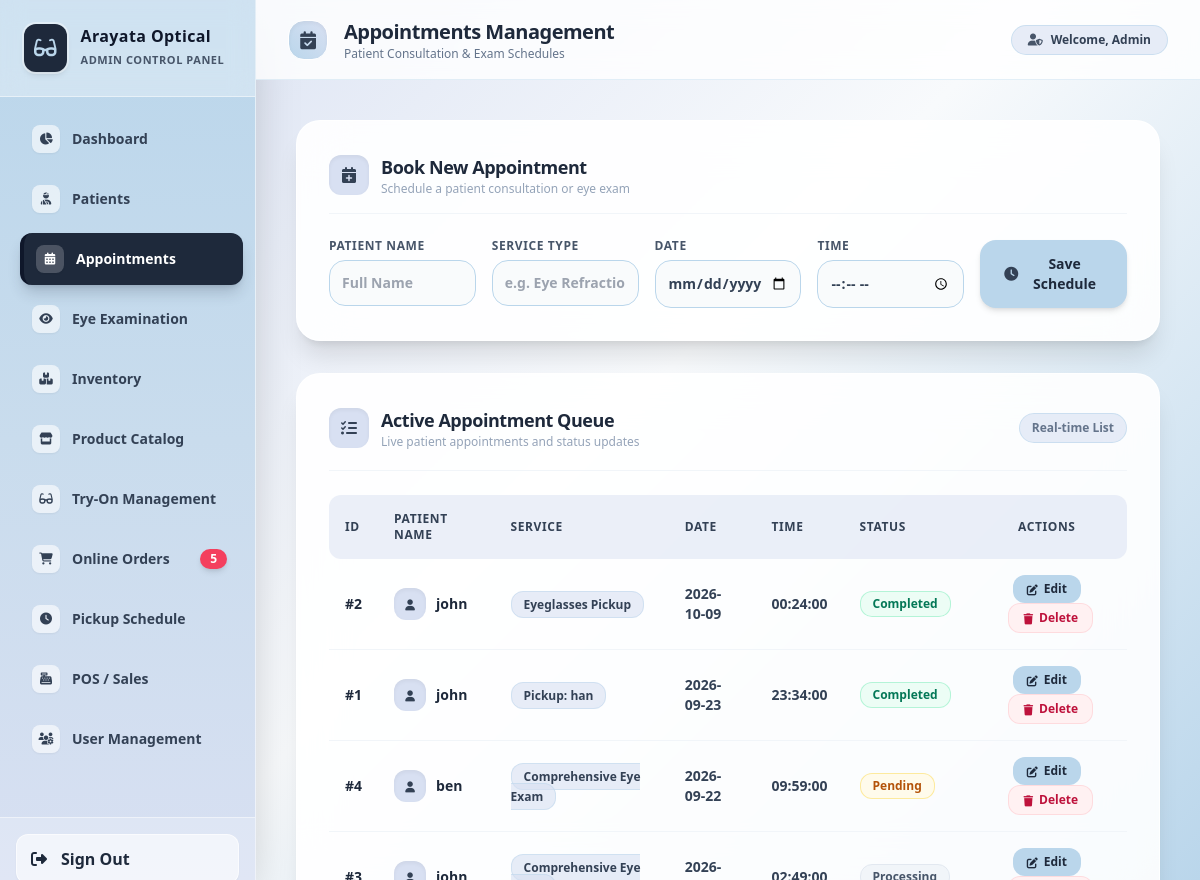
The page /arayata-system/appointments.php on the database its author committed.
### tables this page shows
CREATE TABLE `appointments` (
  `id` int(11) NOT NULL,
  `patient_name` varchar(100) DEFAULT NULL,
  `service_type` varchar(100) DEFAULT NULL,
  `appointment_date` date DEFAULT NULL,
  `appointment_time` time DEFAULT NULL,
  `status` enum('Pending','Completed','Processing') DEFAULT 'Pending'
);

### arayata-system/appointments.php (the view, shortened to what this page needs)
<?php
include 'db.php';
?>
<!DOCTYPE html>
<html lang="en">
<head>
    <script src="https://cdn.tailwindcss.com"></script>
    <link rel="stylesheet" href="https://cdnjs.cloudflare.com/ajax/libs/font-awesome/6.4.0/css/all.min.css">
</head>
<body class="font-sans flex h-screen overflow-hidden text-slate-700 antialiased">
<?php
if (file_exists('sidebar.php')) {
    include 'sidebar.php';
}
?>
<div class="flex-1 flex flex-col overflow-hidden">
    <header class="bg-white/80 backdrop-blur-md border-b border-[#BAD6EB]/40 h-20 flex items-center justify-between px-8 shadow-xs z-10">
        <div class="flex items-center space-x-4">
            <div class="w-10 h-10 rounded-2xl bg-gradient-to-tr from-[#BAD6EB] to-[#D8E0F2] flex items-center justify-center text-slate-700 font-bold shadow-inner border border-white">
                <i class="fa-solid fa-calendar-check text-lg"></i>
            </div>
            <div>
                <h2 class="text-xl font-black text-slate-800 tracking-tight">Appointments Management</h2>
                <p class="text-xs text-slate-500">Patient Consultation & Exam Schedules</p>
            </div>
        </div>
        <div class="hidden sm:flex items-center space-x-2 px-4 py-1.5 rounded-full bg-[#D8E0F2]/60 border border-[#BAD6EB]/60 text-xs font-bold text-slate-700 shadow-xs">
            <i class="fa-solid fa-user-shield text-slate-600"></i>
            <span>Welcome, <?php echo htmlspecialchars($_SESSION['name'] ?? 'Admin'); ?></span>
        </div>
    </header>
    <main class="flex-1 overflow-y-auto p-6 md:p-10 space-y-8">
        <div class="relative bg-white/90 backdrop-blur-xl p-8 rounded-3xl shadow-xl border border-white/80 transition-all duration-300 hover:shadow-[0_20px_50px_rgba(186,214,235,0.3)]">
            <div class="flex items-center space-x-3 mb-6 pb-4 border-b border-slate-100">
                <div class="w-10 h-10 rounded-xl bg-[#D8E0F2] flex items-center justify-center text-slate-700 shadow-inner">
                    <i class="fa-solid fa-calendar-plus text-base"></i>
                </div>
                <div>
                    <h3 class="font-black text-slate-800 text-lg tracking-tight">Book New Appointment</h3>
                    <p class="text-xs text-slate-400">Schedule a patient consultation or eye exam</p>
                </div>
            </div>
            <form method="POST" class="grid grid-cols-1 md:grid-cols-5 gap-4">
                <div class="flex flex-col space-y-1.5">
                    <label class="text-xs font-extrabold text-slate-600 uppercase tracking-wider">Patient Name</label>
                    <input type="text" name="patient_name" placeholder="Full Name" required class="w-full bg-slate-50/80 border border-[#BAD6EB] p-3 rounded-2xl text-sm font-semibold focus:outline-none focus:ring-2 focus:ring-[#BAD6EB] transition shadow-xs">
                </div>
                <div class="flex flex-col space-y-1.5">
                    <label class="text-xs font-extrabold text-slate-600 uppercase tracking-wider">Service Type</label>
                    <input type="text" name="service_type" placeholder="e.g. Eye Refraction" required class="w-full bg-slate-50/80 border border-[#BAD6EB] p-3 rounded-2xl text-sm font-semibold focus:outline-none focus:ring-2 focus:ring-[#BAD6EB] transition shadow-xs">
                </div>
                <div class="flex flex-col space-y-1.5">
                    <label class="text-xs font-extrabold text-slate-600 uppercase tracking-wider">Date</label>
                    <input type="date" name="appointment_date" required class="w-full bg-slate-50/80 border border-[#BAD6EB] p-3 rounded-2xl text-sm font-semibold focus:outline-none focus:ring-2 focus:ring-[#BAD6EB] transition shadow-xs">
                </div>
                <div class="flex flex-col space-y-1.5">
                    <label class="text-xs font-extrabold text-slate-600 uppercase tracking-wider">Time</label>
                    <input type="time" name="appointment_time" required class="w-full bg-slate-50/80 border border-[#BAD6EB] p-3 rounded-2xl text-sm font-semibold focus:outline-none focus:ring-2 focus:ring-[#BAD6EB] transition shadow-xs">
                </div>
                <div class="flex flex-col justify-end">
                    <button type="submit" name="add_appt" class="w-full group relative inline-flex items-center justify-center px-6 py-3.5 text-sm font-black text-slate-800 bg-[#BAD6EB] hover:bg-[#a4c5de] active:bg-[#90b6d7] rounded-2xl shadow-md hover:shadow-lg transition-all duration-200 ease-in-out focus:outline-none focus:ring-4 focus:ring-[#BAD6EB]/50 cursor-pointer">
                        <i class="fa-solid fa-clock text-slate-700 mr-2 group-hover:scale-110 transition-transform"></i>
                        <span>Save Schedule</span>
                    </button>
                </div>
            </form>
        </div>
        <div class="bg-white/90 backdrop-blur-xl rounded-3xl shadow-xl border border-white/80 p-8 transition-all duration-300">
            <div class="flex items-center justify-between pb-5 mb-6 border-b border-slate-100">
                <div class="flex items-center space-x-3">
                    <div class="w-10 h-10 rounded-xl bg-[#D8E0F2] flex items-center justify-center text-slate-700 shadow-inner">
                        <i class="fa-solid fa-list-check text-base"></i>
                    </div>
                    <div>
                        <h3 class="font-black text-slate-800 text-lg tracking-tight">Active Appointment Queue</h3>
                        <p class="text-xs text-slate-400">Live patient appointments and status updates</p>
                    </div>
                </div>
                <span class="text-xs font-bold text-slate-500 bg-[#D8E0F2]/60 px-3 py-1.5 rounded-full border border-[#BAD6EB]/60">Real-time List</span>
            </div>
            <div class="overflow-x-auto">
                <table class="w-full text-left border-collapse text-sm">
                    <thead>
                        <tr class="bg-[#D8E0F2]/50 text-slate-700 text-xs font-extrabold uppercase tracking-wider rounded-xl">
                            <th class="p-4 rounded-l-xl">ID</th>
                            <th class="p-4">Patient Name</th>
                            <th class="p-4">Service</th>
                            <th class="p-4">Date</th>
                            <th class="p-4">Time</th>
                            <th class="p-4">Status</th>
                            <th class="p-4 rounded-r-xl text-center">Actions</th>
                        </tr>
                    </thead>
                    <tbody class="divide-y divide-slate-100 text-slate-700">
                        <?php
                        $res = $conn->query("SELECT * FROM appointments ORDER BY appointment_date DESC");
                        if ($res && $res->num_rows > 0) {
                            while($row = $res->fetch_assoc()) {
                                $status_badge = 'bg-slate-100 text-slate-600 border-slate-200';
                                if ($row['status'] == 'Completed') {
                                    $status_badge = 'bg-emerald-50 text-emerald-700 border-emerald-200/80';
                                } elseif ($row['status'] == 'Cancelled') {
                                    $status_badge = 'bg-rose-50 text-rose-700 border-rose-200/80';
                                } elseif ($row['status'] == 'Pending') {
                                    $status_badge = 'bg-amber-50 text-amber-700 border-amber-200/80';
                                }
                                echo "<tr class='hover:bg-[#D8E0F2]/20 transition-colors duration-150'>
                                    <td class='p-4 font-bold text-slate-800'>#{$row['id']}</td>
                                    <td class='p-4 font-black text-slate-800'>
                                        <div class='flex items-center space-x-2.5'>
                                            <div class='w-8 h-8 rounded-xl bg-[#D8E0F2] flex items-center justify-center text-xs font-bold text-slate-700 shadow-inner'>
                                                <i class='fa-solid fa-user text-[11px]'></i>
                                            </div>
                                            <span>{$row['patient_name']}</span>
                                        </div>
                                    </td>
                                    <td class='p-4'>
                                        <span class='px-3 py-1 text-xs rounded-xl bg-[#D8E0F2]/60 border border-[#BAD6EB]/50 font-bold text-slate-700'>
                                            {$row['service_type']}
                                        </span>
                                    </td>
                                    <td class='p-4 font-semibold text-slate-700'>{$row['appointment_date']}</td>
                                    <td class='p-4 font-semibold text-slate-700'>{$row['appointment_time']}</td>
                                    <td class='p-4'>
                                        <span class='{$status_badge} border px-3 py-1 rounded-xl text-xs font-bold inline-block shadow-2xs'>
                                            {$row['status']}
                                        </span>
                                    </td>
                                    <td class='p-4 text-center space-x-2'>
                                        <button onclick='openEditModal({$row['id']}, \"{$row['patient_name']}\", \"{$row['service_type']}\", \"{$row['appointment_date']}\", \"{$row['appointment_time']}\", \"{$row['status']}\")' class='text-slate-800 bg-[#BAD6EB] hover:bg-[#a4c5de] px-3.5 py-1.5 rounded-xl text-xs font-bold transition shadow-2xs inline-flex items-center space-x-1.5 cursor-pointer'>
                                            <i class='fa-solid fa-pen-to-square text-[11px]'></i>
                                            <span>Edit</span>
                                        </button>
                                        <a href='appointments.php?delete_id={$row['id']}' onclick='return confirm(\"Are you sure you want to delete this appointment?\")' class='text-rose-700 bg-rose-50 hover:bg-rose-100 border border-rose-200/60 px-3.5 py-1.5 rounded-xl text-xs font-bold transition shadow-2xs inline-flex items-center space-x-1.5'>
                                            <i class='fa-solid fa-trash text-[11px]'></i>
                                            <span>Delete</span>
                                        </a>
                                    </td>
                                </tr>";
                            }
                        }
                        ?>
                    </tbody>
                </table>
            </div>
        </div>
    </main>
</div>
</body>
</html>

### arayata-system/appointments.php (style rules this page uses)
:root { --venus: #BAD6EB; --meteor: #D8E0F2; }
body { background: linear-gradient(135deg, var(--meteor) 0%, #f8fafc 50%, var(--venus) 100%); background-attachment: fixed; }

### rows shown on the page
appointments: id "2", patient_name "john", service_type "Eyeglasses Pickup", appointment_date "2026-10-09", appointment_time "00:24:00", status "Completed"
appointments: id "1", patient_name "john", service_type "Pickup: han", appointment_date "2026-09-23", appointment_time "23:34:00", status "Completed"
appointments: id "4", patient_name "ben", service_type "Comprehensive Eye Exam", appointment_date "2026-09-22", appointment_time "09:59:00", status "Pending"
appointments: service_type "Comprehensive Eye…"

### other values the page prints
$item['label'] "Dashboard"
$item['label'] "Patients"
$item['label'] "Appointments"
$item['label'] "Eye Examination"
$item['label'] "Inventory"
$item['label'] "Product Catalog"
$item['label'] "Try-On Management"
$item['label'] "Online Orders"
$item['badge'] "5"
$item['label'] "Pickup Schedule"
$item['label'] "POS / Sales"
$item['label'] "User Management"
$_SESSION['name'] "Admin"
